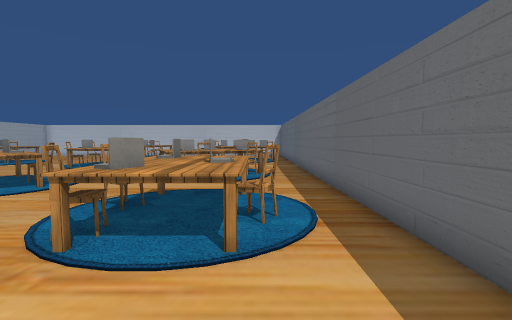
view 1 (above)

18 first-person views from a walk through a scene from a Unity 3-D project. The camera is 1.5 m above the floor, tilts 4° down and sees 85° across. The floor is counted in squares, 1 m on a side. Each view is taken from the middle of a square. On the plan, view 1 faces up. The plan holds only what a view shows up to about 14 squares ahead; the rest is blank. The player is left out. Some animated figures are not drawn. Some surface patterns are stand-ins.

view 2
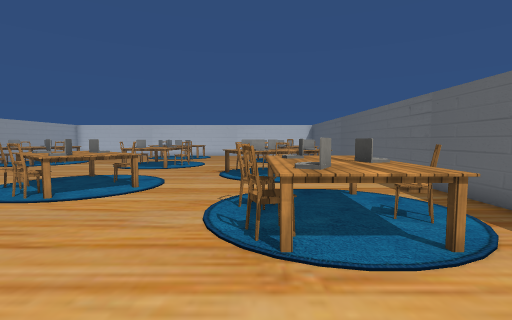

view 3
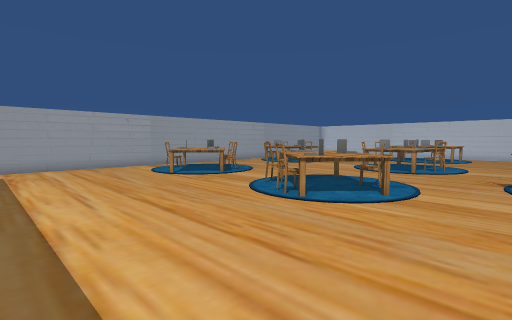

view 4
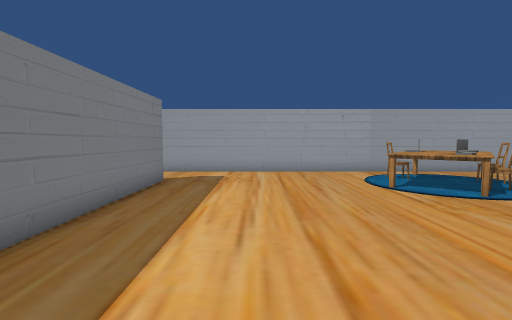

view 5
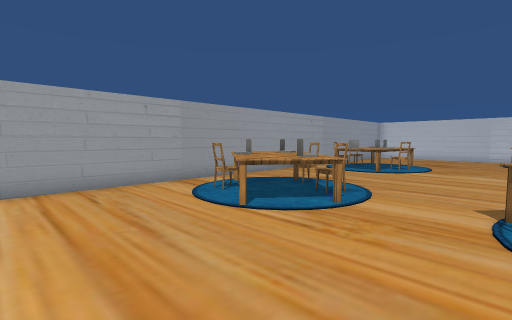

view 6
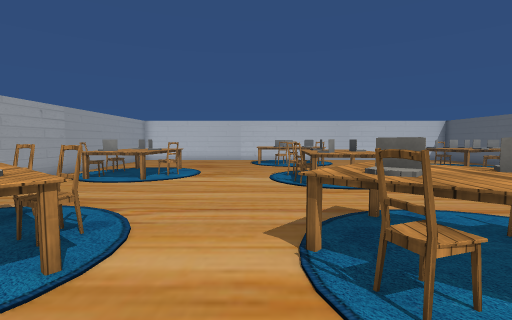

view 7
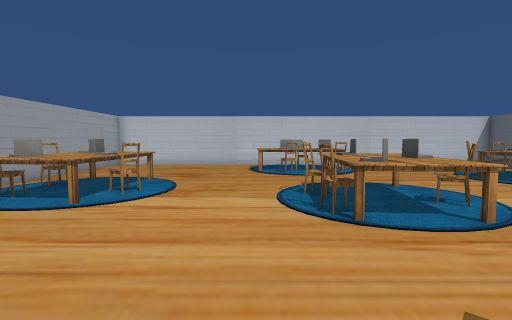

view 8
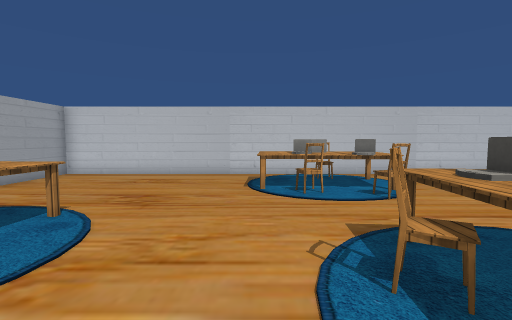

view 9
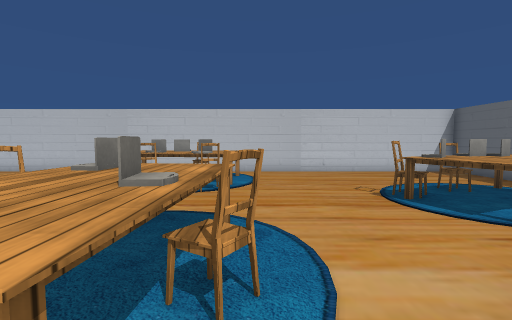

view 10
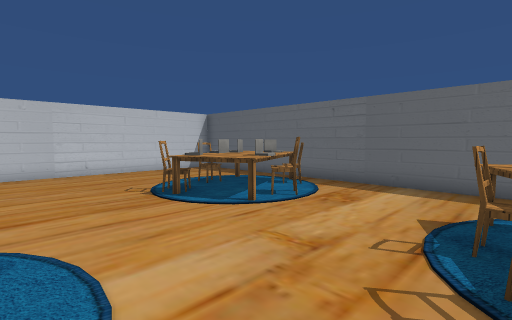

view 11
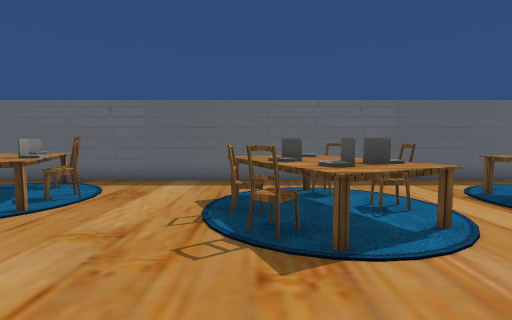

view 12
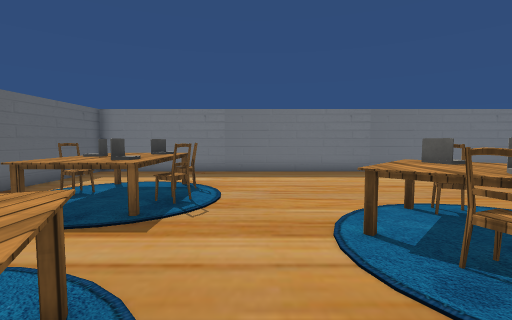

view 13
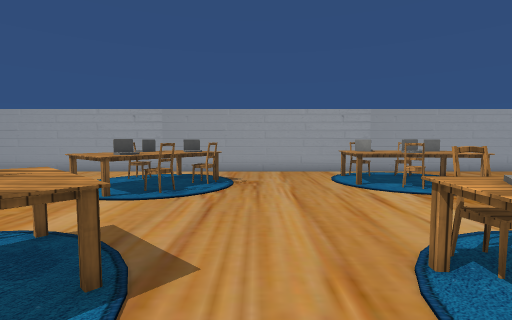

view 14
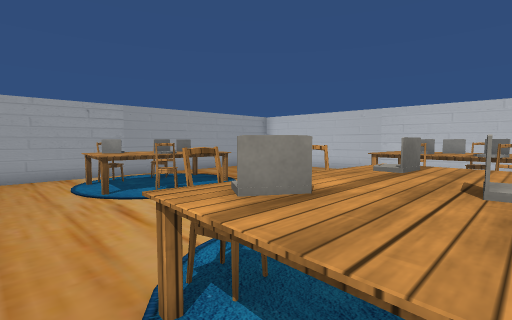

view 15
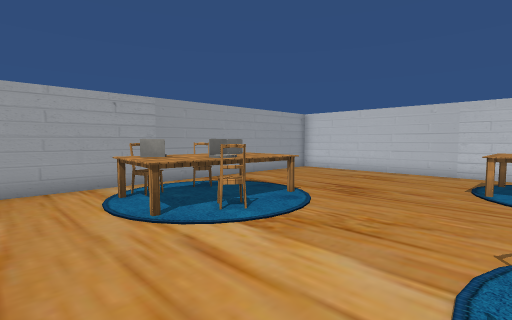

view 16
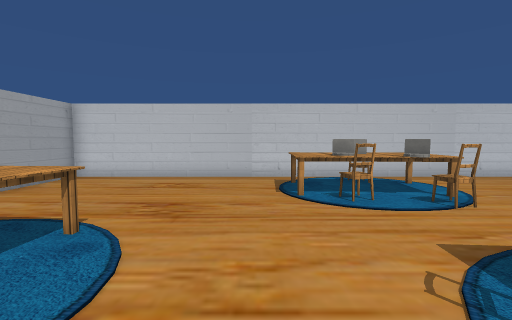

view 17
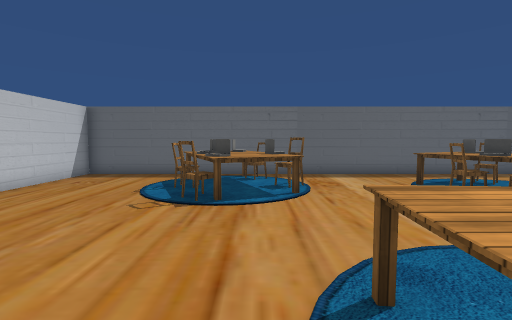

view 18
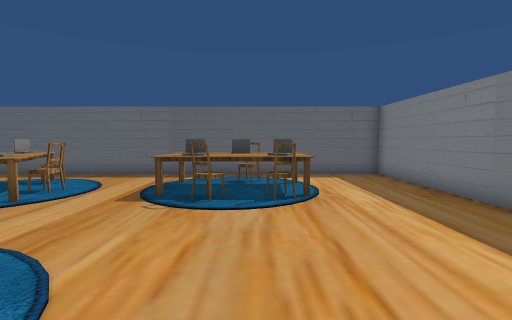

### Floor plan
Key: @ floor where view 1 was taken; # wall or solid block; x gap in a wall; . floor; ^ raised ledge; C carpet; H chair; O other object.
Columns run from 21 left of view 1 to 3 right of it. Each row starts with its distance up from view 1.
 28 #########################
 27 #..........  ...........#
 26 #.........CHHC..........#
 25 #........C^O^C..........#
 24 #........COOCC..........#
 23 #........CHHOH......  ..#
 22 #............H....HCHOC.#
 21 #.................OOOOO.#
 20 #..O^C............C^OCH.#
 19 #.HO^O.....CCC.....^H...#
 18 #..COHH...HHO^..........#
 17 #.HO^C.....H^OH.........#
 16 #...C#....HOOCH.........#
 15 #..........CCC..........#
 14 #................HHHCC..#
 13 #................^OOO^..#
 12 #...H............CO^CH..#
 11 #..COH.....CC....C^H....#
 10 #.C^OCH...COOHH.........#
  9 #..xOCO...CO^OC.........#
  8 #..HCCC...HHOOC....CC...#
  7 #...........HC....CO^C..#
  6 #.................HOOC..#
  5 #.................HOOH..#
  4 #.................HO^C..#
  3 #.......................#
  2 #.......................#
  1 #.......................#
  0 #....................@..#
 -1 #...#####################
 -2 #

Where each view was taken, in squares from view 1:
view 1: 0 up, 0 right, facing up
view 2: 0 up, 3 left, facing up
view 3: 1 up, 4 left, facing up-left
view 4: 3 up, 7 left, facing left
view 5: 3 up, 11 left, facing up-left
view 6: 6 up, 12 left, facing up
view 7: 10 up, 12 left, facing up
view 8: 15 up, 12 left, facing up
view 9: 14 up, 7 left, facing up
view 10: 14 up, 7 left, facing up-right
view 11: 14 up, 8 left, facing right
view 12: 13 up, 5 left, facing down
view 13: 13 up, 7 left, facing left
view 14: 14 up, 8 left, facing up-left
view 15: 14 up, 11 left, facing up-left
view 16: 16 up, 13 left, facing up
view 17: 20 up, 10 left, facing right
view 18: 5 up, 10 left, facing right
